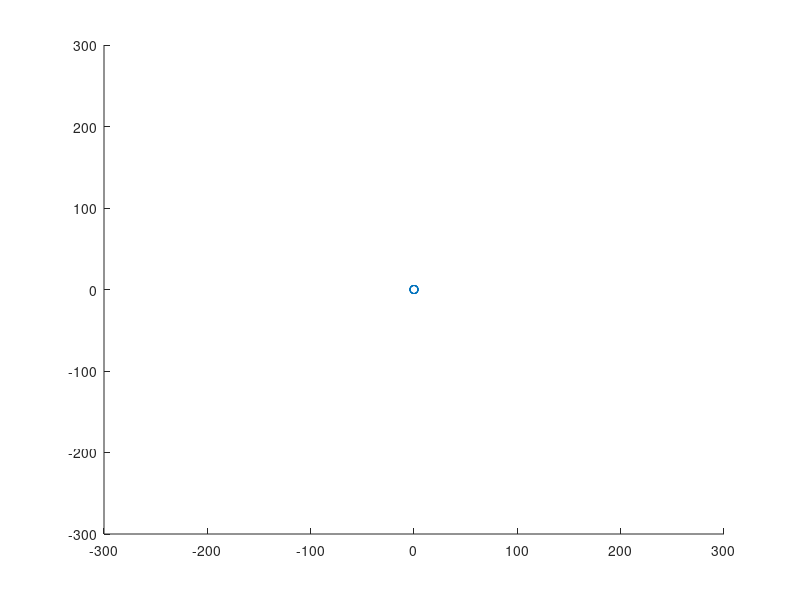

Reproduce this figure in MATLAB.
clc;  
clear all;  
close all;  
  
%distance matrix for: London, Cardiff, Birmingham, Manchester, York, and  
%Glasgow.  
d=[0,411,213,219,296,397;...  
    411,0,204,203,120,152;...  
    213,204,0,73,136,245;...  
    219,203,73,0,90,191;...  
    296,120,136,90,0,109;...  
    397,152,245,191,109,0];  
  
n=size(d,1);  
t=zeros(n,n);  
for i=1:n  
    for j=1:n  
        t(i,j)=-0.5*(d(i,j)^2 -1/n*d(i,:)*d(i,:)' -1/n*d(:,j)'*d(:,j) +1/n^2*sum(sum(d.^2)));  
    end  
end  
[V,D] = eig(t)  
X=V(:,1:2)*D(1:2,1:2).^(1/2);  
scatter(-X(:,2),X(:,1));  
axis([-300,300,-300,300]); 
